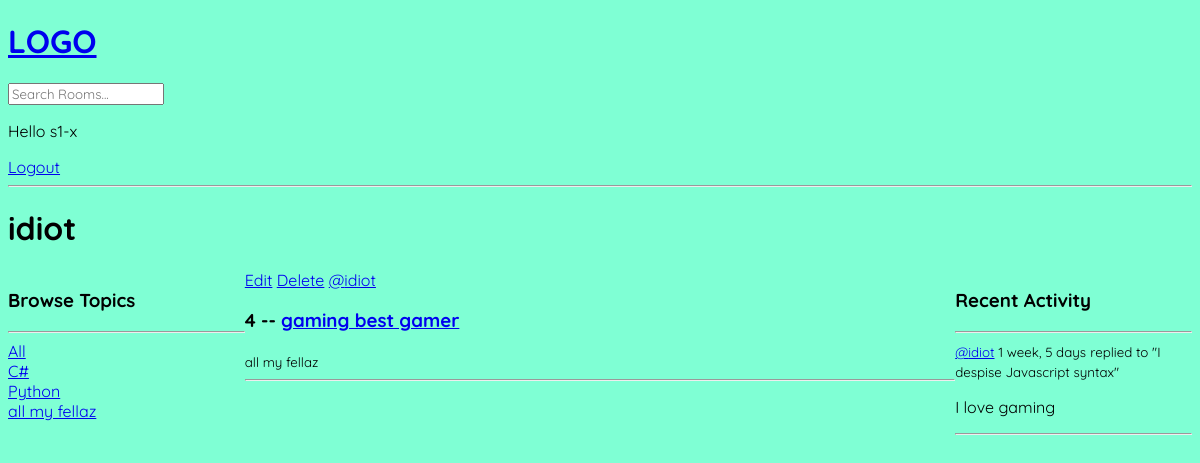
The app's page /profile/2/ (signed in) with its own data.
### base/models.py (models this page shows, shortened)
class Topic(models.Model):
    name = models.CharField(max_length=200)

class Room(models.Model):
    host = models.ForeignKey(User, on_delete=models.SET_NULL, null=True)
    topic = models.ForeignKey(Topic, on_delete=models.SET_NULL, null=True)
    name = models.CharField(max_length=200)
    description = models.TextField(null=True, blank=True)
    participants = models.ManyToManyField(User, related_name='participants', blank=True)
    updated = models.DateTimeField(auto_now=True)
    created = models.DateTimeField(auto_now_add=True)
    class Meta:
        ordering = ['-updated', '-created']
    def __str__(self):
        return self.name

class Message(models.Model):
    user = models.ForeignKey(User, on_delete=models.CASCADE)
    room = models.ForeignKey(Room, on_delete=models.CASCADE)
    body = models.TextField()
    updated = models.DateTimeField(auto_now=True)
    created = models.DateTimeField(auto_now_add=True)
    class Meta:
        ordering = ['-updated', '-created']
    def __str__(self):
        return self.body[0:50]

### base/views.py (the view)
# urls.py: path('profile/<str:pk>/', views.userProfile, name="user-profile"),
def userProfile(request, pk):
    user = User.objects.get(id=pk)
    rooms = user.room_set.all()
    room_messages = user.message_set.all()
    topics = Topic.objects.all()
    context = {'user': user, 'rooms': rooms, 'room_messages': room_messages, 'topics': topics}
    return render(request, 'base/profile.html', context)

### base/templates/base/profile.html (shortened to what this page needs)
{% extends 'main.html' %}
{% block content %}
<h1>{{user.username}}</h1>
<div class="profile-container">
    <div>
        {% include 'base/topics_component.html' %}
    </div>
    <div>
        {% include 'base/feed_component.html' %}
    </div>
    <div>
        {% include 'base/activity_component.html' %}
    </div>
</div>
{% endblock content %}

### templates/navbar.html
<a href="/">
    <h1>LOGO</h1>
</a>
<form method="GET" action="{% url 'home' %}">
    <input type="text" name="q" placeholder="Search Rooms...">
</form>
{% if request.user.is_authenticated %}
<p>Hello {{request.user}}</p>
<a href="{% url 'logout' %}">Logout</a>
{% else %}
<a href="{% url 'login' %}">Login</a>
{% endif %}
<hr>

### base/templates/base/topics_component.html
<aside>
    <h3>Browse Topics</h3>
    <hr>
    <div>
        <a href="{% url 'home' %}">All</a>
    </div>
    {% for topic in topics %}
        <div>
            <a href="{% url 'home' %}?q={{topic.name}}">{{topic.name}}</a>
        </div>
    {% endfor %}
</aside>

### base/templates/base/feed_component.html
<div>
    {% for room in rooms %}
    <div>
        {% if request.user != room.host %}
        <a href="{% url 'update-room' room.id %}">Edit</a>
        <a href="{% url 'delete-room' room.id %}">Delete</a>
        {% endif %}
        <a href="{% url 'user-profile' room.host.id %}">@{{room.host.username}}</a>
        <h3>{{room.id}} -- <a href="{% url 'room' room.id %}">{{room.name}}</a></h3>
        <small>{{room.topic.name}}</small>
        <hr>
    </div>
    {% endfor %}
</div>

### base/templates/base/activity_component.html (shortened to what this page needs)
<div>
    <h3>Recent Activity</h3>
    <hr>
    {% for message in room_messages %}
        <div>
            <small><a href="{% url 'user-profile' message.user.id %}">@{{message.user}}</a> {{message.created|timesince}}</small>
            <small>replied to "{{message.room}}"</small>
            <p>{{message}}</p>
            <hr>
        </div>
    {% endfor %}
</div>

### static/CSS/styles.css (style rules this page uses)
body { background-color: aquamarine; }
* { font-family: "Quicksand", serif; line-height: normal; list-style-type: none; }

### base/templates/base/profile.html (style rules this page uses)
.profile-container { display: grid; grid-template-columns: 1fr 3fr 1fr; }

### records on screen
Topic: name "C#"
Topic: name "Python"
Topic: name "all my fellaz"
Room: shows "Edit", host.username "idiot", id "4", name "gaming best gamer", topic.name "all my fellaz"
Message: user "idiot", created "1 week, 5 days", room "I despise Javascript syntax", body "I love gaming"

### other values on screen
{{ request.user }} "s1-x"
{{ user.username }} "idiot"
